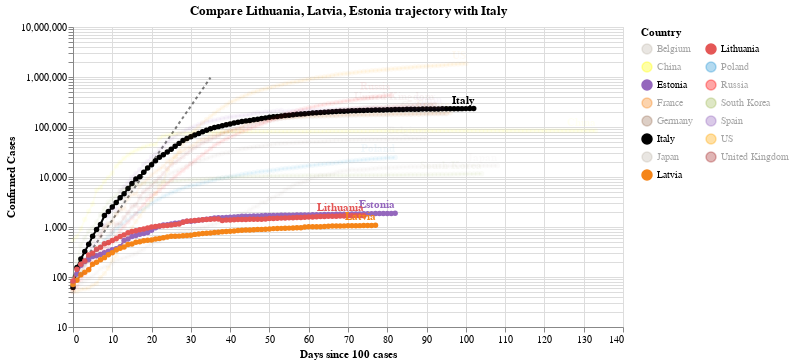

Notebook cell for this chart:
### Code cell
#hide_input
chart3 = make_since_chart(dff2, ['Lithuania', 'Latvia', 'Estonia'], baseline_countries)
chart3

### Figure 1 — Vega-Lite specification as saved in the notebook (floating-point values rounded to 4 significant figures; data arrays with more than 128 entries replaced by an {"elided": "..."} marker saying what was removed)
{"config": {"view": {"continuousWidth": 400, "continuousHeight": 300}}, "layer": [{"data": {"name": "data-628230001892d6798b50651be41d1b3e"}, "mark": {"type": "line", "color": "black", "opacity": 0.5, "strokeDash": [3, 3]}, "encoding": {"x": {"type": "quantitative", "field": "Days since 100 cases"}, "y": {"type": "quantitative", "field": "Confirmed Cases"}}}, {"data": {"name": "data-697d10b4ae865987bb73bd533e16f802"}, "mark": {"type": "line", "point": true}, "encoding": {"color": {"type": "nominal", "field": "Country", "legend": {"columns": 2}, "scale": {"domain": ["Belgium", "China", "Estonia", "France", "Germany", "Italy", "Japan", "Latvia", "Lithuania", "Poland", "Russia", "South Korea", "Spain", "US", "United Kingdom"], "range": ["#C1B7AD", "yellow", "#9467bd", "#F58518", "#9D755D", "black", "#C1B7AD", "#F58518", "#E45756", "#2495D3", "red", "#A1BA59", "#9467bd", "orange", "brown"]}}, "opacity": {"condition": {"value": 1, "selection": "selector002"}, "value": 0.05}, "tooltip": [{"type": "nominal", "field": "Country"}, {"type": "temporal", "field": "Date"}, {"type": "quantitative", "field": "Confirmed Cases"}, {"type": "quantitative", "field": "Days since 100 cases"}], "x": {"type": "quantitative", "field": "Days since 100 cases"}, "y": {"type": "quantitative", "field": "Confirmed Cases", "scale": {"type": "log"}}}, "selection": {"selector002": {"type": "multi", "fields": ["Country"], "bind": "legend", "init": [{"Country": "Lithuania"}, {"Country": "Latvia"}, {"Country": "Estonia"}, {"Country": "Italy"}]}}, "width": 550}, {"data": {"name": "data-697d10b4ae865987bb73bd533e16f802"}, "mark": {"type": "text", "align": "right", "dy": -8, "fontWeight": "bold"}, "encoding": {"color": {"type": "nominal", "field": "Country", "legend": {"columns": 2}, "scale": {"domain": ["Belgium", "China", "Estonia", "France", "Germany", "Italy", "Japan", "Latvia", "Lithuania", "Poland", "Russia", "South Korea", "Spain", "US", "United Kingdom"], "range": ["#C1B7AD", "yellow", "#9467bd", "#F58518", "#9D755D", "black", "#C1B7AD", "#F58518", "#E45756", "#2495D3", "red", "#A1BA59", "#9467bd", "orange", "brown"]}}, "opacity": {"condition": {"value": 1, "selection": "selector002"}, "value": 0.05}, "text": {"type": "nominal", "field": "Country"}, "tooltip": [{"type": "nominal", "field": "Country"}, {"type": "temporal", "field": "Date"}, {"type": "quantitative", "field": "Confirmed Cases"}, {"type": "quantitative", "field": "Days since 100 cases"}], "x": {"type": "quantitative", "field": "Days since 100 cases"}, "y": {"type": "quantitative", "field": "Confirmed Cases", "scale": {"type": "log"}}}, "transform": [{"filter": "(datum['Date'] >= 1591142400000)"}], "width": 550}], "title": "Compare Lithuania, Latvia, Estonia trajectory with Italy", "$schema": "https://vega.github.io/schema/vega-lite/v4.0.2.json", "datasets": {"data-628230001892d6798b50651be41d1b3e": [{"Days since 100 cases": 0, "Confirmed Cases": 100.0}, {"Days since 100 cases": 1, "Confirmed Cases": 130.0}, {"Days since 100 cases": 2, "Confirmed Cases": 169.0}, {"Days since 100 cases": 3, "Confirmed Cases": 219.7}, {"Days since 100 cases": 4, "Confirmed Cases": 285.6}, {"Days since 100 cases": 5, "Confirmed Cases": 371.3}, {"Days since 100 cases": 6, "Confirmed Cases": 482.7}, {"Days since 100 cases": 7, "Confirmed Cases": 627.5}, {"Days since 100 cases": 8, "Confirmed Cases": 815.7}, {"Days since 100 cases": 9, "Confirmed Cases": 1060.0}, {"Days since 100 cases": 10, "Confirmed Cases": 1379.0}, {"Days since 100 cases": 11, "Confirmed Cases": 1792.0}, {"Days since 100 cases": 12, "Confirmed Cases": 2330.0}, {"Days since 100 cases": 13, "Confirmed Cases": 3029.0}, {"Days since 100 cases": 14, "Confirmed Cases": 3937.0}, {"Days since 100 cases": 15, "Confirmed Cases": 5119.0}, {"Days since 100 cases": 16, "Confirmed Cases": 6654.0}, {"Days since 100 cases": 17, "Confirmed Cases": 8650.0}, {"Days since 100 cases": 18, "Confirmed Cases": 11250.0}, {"Days since 100 cases": 19, "Confirmed Cases": 14620.0}, {"Days since 100 cases": 20, "Confirmed Cases": 19000.0}, {"Days since 100 cases": 21, "Confirmed Cases": 24710.0}, {"Days since 100 cases": 22, "Confirmed Cases": 32120.0}, {"Days since 100 cases": 23, "Confirmed Cases": 41750.0}, {"Days since 100 cases": 24, "Confirmed Cases": 54280.0}, {"Days since 100 cases": 25, "Confirmed Cases": 70560.0}, {"Days since 100 cases": 26, "Confirmed Cases": 91730.0}, {"Days since 100 cases": 27, "Confirmed Cases": 119300.0}, {"Days since 100 cases": 28, "Confirmed Cases": 155000.0}, {"Days since 100 cases": 29, "Confirmed Cases": 201500.0}, {"Days since 100 cases": 30, "Confirmed Cases": 262000.0}, {"Days since 100 cases": 31, "Confirmed Cases": 340600.0}, {"Days since 100 cases": 32, "Confirmed Cases": 442800.0}, {"Days since 100 cases": 33, "Confirmed Cases": 575600.0}, {"Days since 100 cases": 34, "Confirmed Cases": 748300.0}, {"Days since 100 cases": 35, "Confirmed Cases": 972800.0}], "data-697d10b4ae865987bb73bd533e16f802": {"elided": "1425 records"}}}
